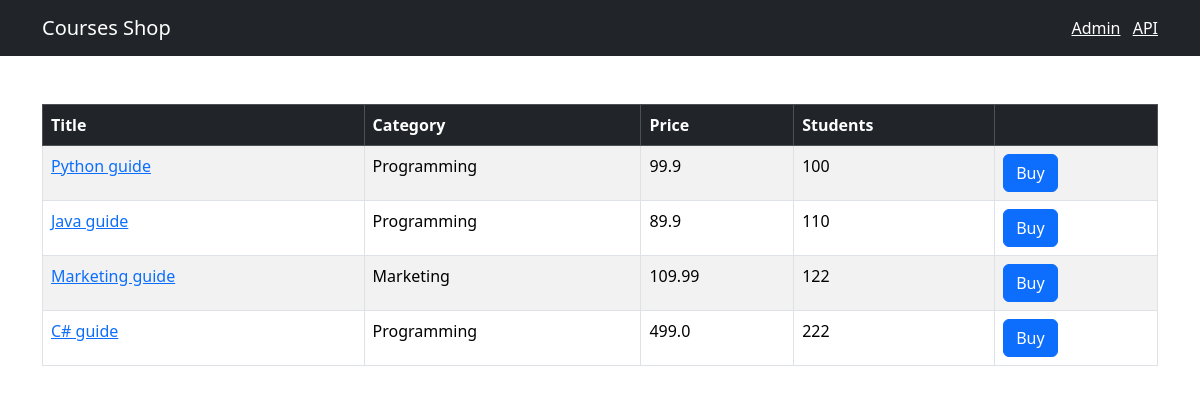
The page / on the database its author committed.
### shop/models.py (models this page shows, shortened)
class Course(models.Model):
    title = models.CharField(max_length=255)
    price = models.FloatField()
    students_qty = models.IntegerField()
    reviews_qty = models.IntegerField()
    category = models.ForeignKey(Category, on_delete=models.CASCADE)
    created_at = models.DateTimeField(default=timezone.now)

class Category(models.Model):
    title = models.CharField(max_length=255)
    created_at = models.DateTimeField(default=timezone.now)
    def __str__(self):
        return self.title

### shop/views.py (the view)
# urls.py: path('', views.index, name='index'),
def index(request):
    courses = Course.objects.all()
    return render(request, 'shop/courses.html', {'courses':courses})

### templates/shop/courses.html
{% extends 'base.html' %}
{% block content %}
<table class="table mt-5 table-bordered table-striped table-hover">
    <thead class="table-dark">
        <tr>
            <th>Title</th>
            <th>Category</th>
            <th>Price</th>
            <th>Students</th>
            <th></th>
        </tr>
    </thead>
    <tbody>
        {% for course in courses %}
        <tr>
            <td>
                <a href={{ course.id }} > {{ course.title }} </a>
            </td>
            <td>{{ course.category }}</td>
            <td>{{ course.price }}</td>
            <td>{{ course.students_qty }}</td>
            <td><button class="btn btn-primary">Buy</button></td>
        </tr>
        {% endfor %}
    </tbody>
</table>
{% endblock %}

### templates/base.html (shortened to what this page needs)
<!DOCTYPE html>
<html lang="en">
<head>
    <link href="https://cdn.jsdelivr.net/npm/bootstrap@5.3.8/dist/css/bootstrap.min.css" rel="stylesheet">
</head>
<body>
    <nav class="navbar navbar-dark bg-dark">
        <div class="container">
            <a href="" class="navbar-brand">Courses Shop</a>
            <span class="navbar-text">
                <a href="/admin/" class="me-2" target="_blank">Admin</a>
                <a href="/api/v1/" target="_blank">API</a>
            </span>
        </div>
    </nav>
    <main class="container">
        {% block content %}
        {% endblock %}
    </main>
</body>
</html>

### rows shown on the page
Course: title "Python guide", category "Programming", price "99.9", students_qty "100"
Course: title "Java guide", category "Programming", price "89.9", students_qty "110"
Course: title "Marketing guide", category "Marketing", price "109.99", students_qty "122"
Course: title "C# guide", category "Programming", price "499.0", students_qty "222"
